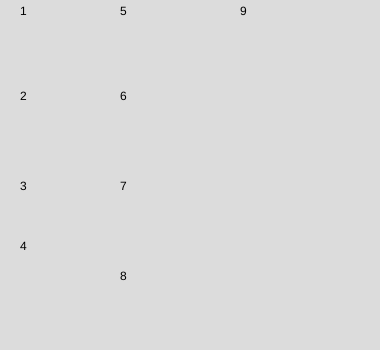
Frame 1 (no input)
Frame 60 (no input): identical to frame 1, image omitted
Frame 120 (the mouse pressed at the canvas centre since frame 60): identical to frame 1, image omitted

The p5.js sketch that drew this single still picture (run headless with seeded random() and noise() and a simulated clock; from frame 60 on, the mouse is pressed at the canvas centre):

// p5.js sketch
// ── sketch.js
let colors = ['red', 'green', 'blue', 'purple', 'yellow'];

function setup() {
  createCanvas(380, 350);

  for (let i = 0; i < 5; i++) {
    text(colors, 20, 15);
  }
}

function draw() {
  background(220);


// Opdracht nummers

  text("1", 20, 15);
  text("2", 20, 100);
  text("3", 20,190);
  text("4", 20, 250);
  text("5", 120, 15);
  text("6", 120, 100);
  text("7", 120, 190);
  text("8", 120, 280);
  text("9", 240, 15);


}
